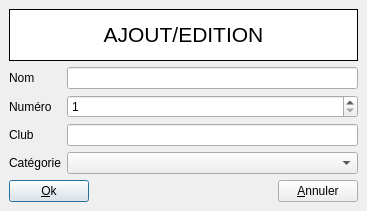
<ui version="4.0" >
 <class>DriverEdit</class>
 <widget class="QDialog" name="DriverEdit" >
  <property name="geometry" >
   <rect>
    <x>0</x>
    <y>0</y>
    <width>367</width>
    <height>211</height>
   </rect>
  </property>
  <property name="windowTitle" >
   <string>Ajout/édition d'un pilote</string>
  </property>
  <layout class="QVBoxLayout" >
   <property name="margin" >
    <number>9</number>
   </property>
   <property name="spacing" >
    <number>6</number>
   </property>
   <item>
    <widget class="QFrame" name="frame" >
     <property name="palette" >
      <palette>
       <active>
        <colorrole role="Base" >
         <brush brushstyle="SolidPattern" >
          <color alpha="255" >
           <red>255</red>
           <green>255</green>
           <blue>255</blue>
          </color>
         </brush>
        </colorrole>
        <colorrole role="Window" >
         <brush brushstyle="SolidPattern" >
          <color alpha="255" >
           <red>255</red>
           <green>255</green>
           <blue>255</blue>
          </color>
         </brush>
        </colorrole>
       </active>
       <inactive>
        <colorrole role="Base" >
         <brush brushstyle="SolidPattern" >
          <color alpha="255" >
           <red>255</red>
           <green>255</green>
           <blue>255</blue>
          </color>
         </brush>
        </colorrole>
        <colorrole role="Window" >
         <brush brushstyle="SolidPattern" >
          <color alpha="255" >
           <red>255</red>
           <green>255</green>
           <blue>255</blue>
          </color>
         </brush>
        </colorrole>
       </inactive>
       <disabled>
        <colorrole role="Base" >
         <brush brushstyle="SolidPattern" >
          <color alpha="255" >
           <red>255</red>
           <green>255</green>
           <blue>255</blue>
          </color>
         </brush>
        </colorrole>
        <colorrole role="Window" >
         <brush brushstyle="SolidPattern" >
          <color alpha="255" >
           <red>255</red>
           <green>255</green>
           <blue>255</blue>
          </color>
         </brush>
        </colorrole>
       </disabled>
      </palette>
     </property>
     <property name="autoFillBackground" >
      <bool>true</bool>
     </property>
     <property name="frameShape" >
      <enum>QFrame::Box</enum>
     </property>
     <property name="frameShadow" >
      <enum>QFrame::Plain</enum>
     </property>
     <layout class="QGridLayout" >
      <property name="margin" >
       <number>9</number>
      </property>
      <property name="spacing" >
       <number>6</number>
      </property>
      <item row="0" column="0" >
       <widget class="QLabel" name="TextLabel1" >
        <property name="sizePolicy" >
         <sizepolicy>
          <hsizetype>1</hsizetype>
          <vsizetype>1</vsizetype>
          <horstretch>0</horstretch>
          <verstretch>0</verstretch>
         </sizepolicy>
        </property>
        <property name="minimumSize" >
         <size>
          <width>0</width>
          <height>0</height>
         </size>
        </property>
        <property name="maximumSize" >
         <size>
          <width>32767</width>
          <height>32767</height>
         </size>
        </property>
        <property name="font" >
         <font>
          <pointsize>16</pointsize>
          <weight>75</weight>
          <bold>true</bold>
         </font>
        </property>
        <property name="text" >
         <string>&lt;html>&lt;head>&lt;meta name="qrichtext" content="1" />&lt;style type="text/css">
p, li { white-space: pre-wrap; }
&lt;/style>&lt;/head>&lt;body style=" font-family:'MS Shell Dlg 2'; font-size:16pt; font-weight:600; font-style:normal; text-decoration:none;">
&lt;p style=" margin-top:0px; margin-bottom:0px; margin-left:0px; margin-right:0px; -qt-block-indent:0; text-indent:0px;">&lt;span style=" font-weight:400;">AJOUT/EDITION&lt;/span>&lt;/p>&lt;/body>&lt;/html></string>
        </property>
        <property name="alignment" >
         <set>Qt::AlignCenter</set>
        </property>
        <property name="wordWrap" >
         <bool>false</bool>
        </property>
       </widget>
      </item>
     </layout>
    </widget>
   </item>
   <item>
    <layout class="QHBoxLayout" >
     <property name="margin" >
      <number>0</number>
     </property>
     <property name="spacing" >
      <number>6</number>
     </property>
     <item>
      <layout class="QVBoxLayout" >
       <property name="margin" >
        <number>0</number>
       </property>
       <property name="spacing" >
        <number>6</number>
       </property>
       <item>
        <widget class="QLabel" name="TextLabel1_2" >
         <property name="sizePolicy" >
          <sizepolicy>
           <hsizetype>1</hsizetype>
           <vsizetype>1</vsizetype>
           <horstretch>0</horstretch>
           <verstretch>0</verstretch>
          </sizepolicy>
         </property>
         <property name="minimumSize" >
          <size>
           <width>0</width>
           <height>0</height>
          </size>
         </property>
         <property name="maximumSize" >
          <size>
           <width>32767</width>
           <height>32767</height>
          </size>
         </property>
         <property name="font" >
          <font/>
         </property>
         <property name="text" >
          <string>Nom</string>
         </property>
         <property name="alignment" >
          <set>Qt::AlignLeading|Qt::AlignLeft|Qt::AlignVCenter</set>
         </property>
         <property name="wordWrap" >
          <bool>false</bool>
         </property>
        </widget>
       </item>
       <item>
        <widget class="QLabel" name="TextLabel2" >
         <property name="sizePolicy" >
          <sizepolicy>
           <hsizetype>1</hsizetype>
           <vsizetype>1</vsizetype>
           <horstretch>0</horstretch>
           <verstretch>0</verstretch>
          </sizepolicy>
         </property>
         <property name="minimumSize" >
          <size>
           <width>0</width>
           <height>0</height>
          </size>
         </property>
         <property name="maximumSize" >
          <size>
           <width>32767</width>
           <height>32767</height>
          </size>
         </property>
         <property name="font" >
          <font/>
         </property>
         <property name="text" >
          <string>Numéro</string>
         </property>
         <property name="alignment" >
          <set>Qt::AlignLeading|Qt::AlignLeft|Qt::AlignVCenter</set>
         </property>
         <property name="wordWrap" >
          <bool>false</bool>
         </property>
        </widget>
       </item>
       <item>
        <widget class="QLabel" name="TextLabel3" >
         <property name="sizePolicy" >
          <sizepolicy>
           <hsizetype>1</hsizetype>
           <vsizetype>1</vsizetype>
           <horstretch>0</horstretch>
           <verstretch>0</verstretch>
          </sizepolicy>
         </property>
         <property name="minimumSize" >
          <size>
           <width>0</width>
           <height>0</height>
          </size>
         </property>
         <property name="maximumSize" >
          <size>
           <width>32767</width>
           <height>32767</height>
          </size>
         </property>
         <property name="font" >
          <font/>
         </property>
         <property name="text" >
          <string>Club</string>
         </property>
         <property name="alignment" >
          <set>Qt::AlignLeading|Qt::AlignLeft|Qt::AlignVCenter</set>
         </property>
         <property name="wordWrap" >
          <bool>false</bool>
         </property>
        </widget>
       </item>
       <item>
        <widget class="QLabel" name="textLabel2" >
         <property name="text" >
          <string>Catégorie</string>
         </property>
         <property name="wordWrap" >
          <bool>false</bool>
         </property>
        </widget>
       </item>
      </layout>
     </item>
     <item>
      <layout class="QVBoxLayout" >
       <property name="margin" >
        <number>0</number>
       </property>
       <property name="spacing" >
        <number>6</number>
       </property>
       <item>
        <widget class="QLineEdit" name="lneName" />
       </item>
       <item>
        <widget class="QSpinBox" name="lneNumber" >
         <property name="sizePolicy" >
          <sizepolicy>
           <hsizetype>7</hsizetype>
           <vsizetype>0</vsizetype>
           <horstretch>0</horstretch>
           <verstretch>0</verstretch>
          </sizepolicy>
         </property>
         <property name="maximum" >
          <number>1000</number>
         </property>
         <property name="minimum" >
          <number>1</number>
         </property>
        </widget>
       </item>
       <item>
        <widget class="QLineEdit" name="lneClub" />
       </item>
       <item>
        <widget class="QComboBox" name="cmbCategories" >
         <property name="sizePolicy" >
          <sizepolicy>
           <hsizetype>7</hsizetype>
           <vsizetype>0</vsizetype>
           <horstretch>0</horstretch>
           <verstretch>0</verstretch>
          </sizepolicy>
         </property>
        </widget>
       </item>
      </layout>
     </item>
    </layout>
   </item>
   <item>
    <layout class="QHBoxLayout" >
     <property name="margin" >
      <number>0</number>
     </property>
     <property name="spacing" >
      <number>6</number>
     </property>
     <item>
      <widget class="QPushButton" name="btnOk" >
       <property name="text" >
        <string>&amp;Ok</string>
       </property>
      </widget>
     </item>
     <item>
      <spacer>
       <property name="orientation" >
        <enum>Qt::Horizontal</enum>
       </property>
       <property name="sizeType" >
        <enum>QSizePolicy::Expanding</enum>
       </property>
       <property name="sizeHint" >
        <size>
         <width>20</width>
         <height>20</height>
        </size>
       </property>
      </spacer>
     </item>
     <item>
      <widget class="QPushButton" name="btnCancel" >
       <property name="text" >
        <string>&amp;Annuler</string>
       </property>
      </widget>
     </item>
    </layout>
   </item>
  </layout>
 </widget>
 <layoutdefault spacing="6" margin="11" />
 <pixmapfunction>qPixmapFromMimeSource</pixmapfunction>
 <resources/>
 <connections>
  <connection>
   <sender>btnOk</sender>
   <signal>clicked()</signal>
   <receiver>DriverEdit</receiver>
   <slot>accept()</slot>
   <hints>
    <hint type="sourcelabel" >
     <x>46</x>
     <y>187</y>
    </hint>
    <hint type="destinationlabel" >
     <x>143</x>
     <y>204</y>
    </hint>
   </hints>
  </connection>
  <connection>
   <sender>btnCancel</sender>
   <signal>clicked()</signal>
   <receiver>DriverEdit</receiver>
   <slot>reject()</slot>
   <hints>
    <hint type="sourcelabel" >
     <x>330</x>
     <y>186</y>
    </hint>
    <hint type="destinationlabel" >
     <x>208</x>
     <y>192</y>
    </hint>
   </hints>
  </connection>
 </connections>
</ui>
